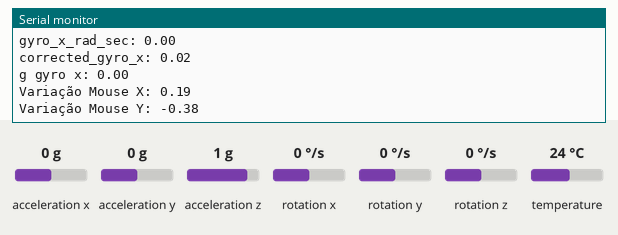
Simulated run of this sketch. Board: ESP32. Shown: the last lines printed to the serial monitor. The inputs (shaded band) are chosen by the test bench; at power-on: acceleration x 0 g, acceleration y 0 g, acceleration z 1 g, rotation x 0 °/s, rotation y 0 °/s, rotation z 0 °/s, temperature 24 °C. USB keyboard and mouse output is not drawn.

Above: at 1.2 s.
1.3 s: acceleration x set to -1.4 g
At 2.4 s:
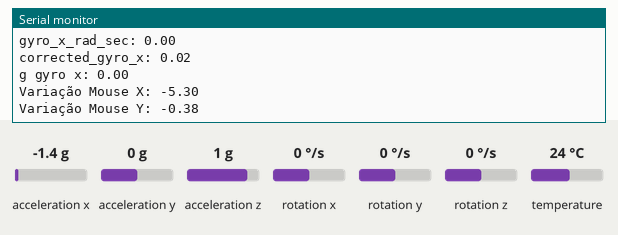
2.8 s: acceleration y set to -1.4 g
At 3.9 s:
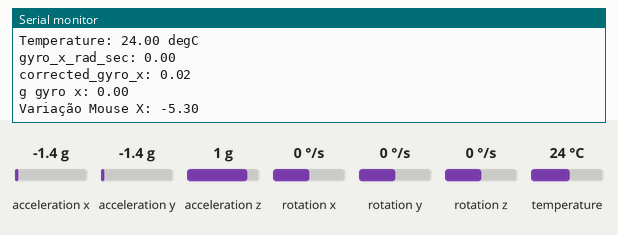
4.3 s: acceleration z set to -1.4 g
At 5.4 s:
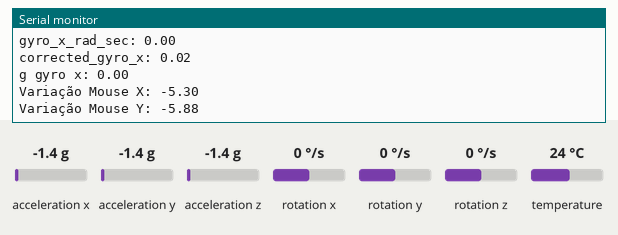
5.8 s: rotation x set to -192 °/s
At 6.9 s:
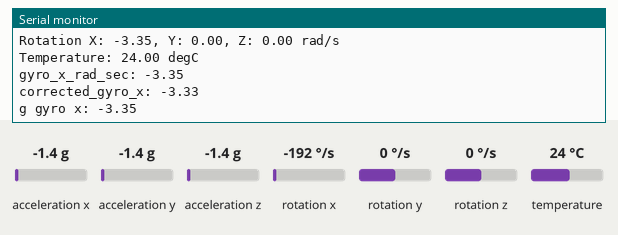
7.3 s: rotation y set to -192 °/s
At 8.3 s:
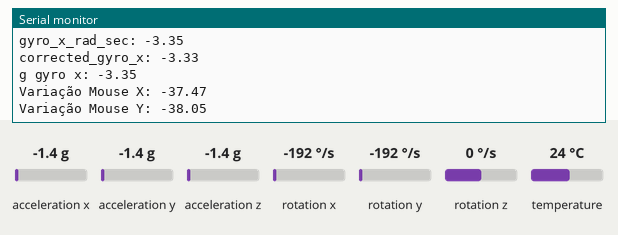
Timing chart, 0 to 8.5 s (numbered marks = the images above; inputs shaded):
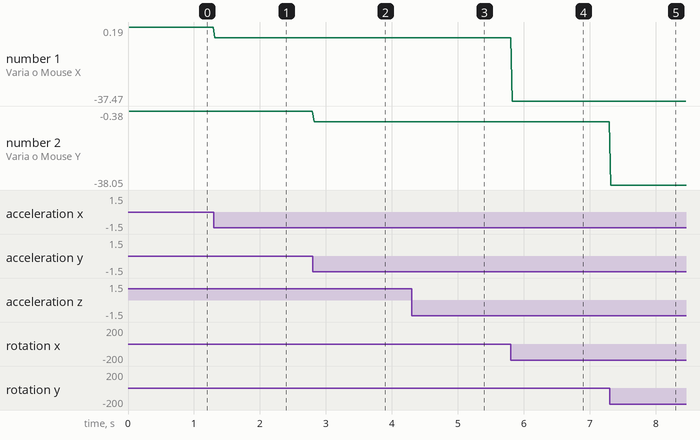

Measured:
- after the input at 1.3 s, the serial monitor: prints a new line at once (image 1)
- after the input at 2.8 s, the serial monitor: prints a new line at once (image 2)
- after the input at 4.3 s, the serial monitor: prints a new line at once (image 3)
- after the input at 5.8 s, the serial monitor: prints a new line at once (image 4)
- after the input at 7.3 s, the serial monitor: prints a new line at once (image 5)
- plotted number 1: 0.19 → -5.3 after the input at 1.3 s, -5.3 → -37.47 after the input at 5.8 s
- plotted number 2: -0.38 → -5.88 after the input at 2.8 s, -5.88 → -38.05 after the input at 7.3 s

The sketch:

FW_SpeculaMuris.ino
```cpp
/* Mouse BLE */

#include <BleMouse.h>
BleMouse bleMouse;

/* Adafruit MPU6050 */

#include <Adafruit_MPU6050.h>
#include <Adafruit_Sensor.h>
Adafruit_MPU6050 mpu; //0x68

#define mpu_scl 22
#define mpu_sda 21
TwoWire I2Cone = TwoWire(1);

#include "heltec.h"

/* Mouse Hardware*/

#define LBUT 36
#define RBUT 37

/* Tratamento MPU p/ Mouse */

#define ELAPSED_TIME 0.01 // Usar no main a declaração: elapsedTime = (currentTime - previousTime) / 1000;

#define GYRO_PERCENTAGE 0.96
#define ACC_PERCENTAGE (1-GYRO_PERCENTAGE)

#define MOUSE_SENSITIVITY 1000

typedef struct
{
    float previous_gyro_x;
    float previous_gyro_y;
} MPU_INPUT_CONVERTER;

MPU_INPUT_CONVERTER mpu_converter;

float get_mouse_variation(MPU_INPUT_CONVERTER*, float, float, float);

void startMPU(){

  /* MPU init */
  I2Cone.begin(mpu_sda, mpu_scl, 100000);
  mpu.begin(0x68, &I2Cone);

  if (!mpu.begin()) {
    Serial.println("Sensor init failed");
    while (1)
      yield();
  }
  Serial.println("Found a MPU-6050 sensor");

  mpu.setAccelerometerRange(MPU6050_RANGE_16_G);
  mpu.setGyroRange(MPU6050_RANGE_250_DEG);
  mpu.setFilterBandwidth(MPU6050_BAND_21_HZ);

  Serial.println("MPU cicle finish!");
}

void setup(void) {
  Serial.begin(115200);

  startMPU();

  pinMode(LBUT, INPUT);
  //digitalWrite(LBUT, HIGH);
  pinMode(RBUT, INPUT);
  //digitalWrite(RBUT, HIGH);

  bleMouse.begin();

  mpu_converter.previous_gyro_x = -0.02; // Inserir erro
  mpu_converter.previous_gyro_y = 0.04; // Inserir erro

  Serial.println("Setup finish!");
  Serial.println("MPU6050 OLED demo init");

}

void loop() {
  /* Get new sensor events with the readings */
  sensors_event_t a, g, temp;
  mpu.getEvent(&a, &g, &temp);

  /* Print out the values */
  Serial.print("Acceleration X: ");
  Serial.print(a.acceleration.x);
  Serial.print(", Y: ");
  Serial.print(a.acceleration.y);
  Serial.print(", Z: ");
  Serial.print(a.acceleration.z);
  Serial.println(" m/s^2");

  Serial.print("Rotation X: ");
  Serial.print(g.gyro.x);
  Serial.print(", Y: ");
  Serial.print(g.gyro.y);
  Serial.print(", Z: ");
  Serial.print(g.gyro.z);
  Serial.println(" rad/s");

  Serial.print("Temperature: ");
  Serial.print(temp.temperature);
  Serial.println(" degC");

  /* Print out the variations values */
  float mouse_var_x = get_mouse_variation_x(&mpu_converter, g.gyro.x, a.acceleration.x, ELAPSED_TIME);
  float mouse_var_y = get_mouse_variation_y(&mpu_converter, g.gyro.y, a.acceleration.y, ELAPSED_TIME);

  Serial.print("g gyro x: ");
  Serial.println(g.gyro.x);
  Serial.print("Variação Mouse X: ");
  Serial.println(mouse_var_x);
  Serial.print("Variação Mouse Y: ");
  Serial.println(mouse_var_y);
  Serial.println("");


  bleMouse.move(mouse_var_x,mouse_var_y);

  delay(ELAPSED_TIME*1000);
}

// Implementação funções auxiliares

float get_mouse_variation_x(MPU_INPUT_CONVERTER* mpu_converter, float gyro_x_rad_sec, float acc_x_rad_sec, float elapsed_time) {

  float corrected_gyro_x = gyro_x_rad_sec - mpu_converter->previous_gyro_x;

  Serial.print("gyro_x_rad_sec: ");
  Serial.println(gyro_x_rad_sec);
  Serial.print("corrected_gyro_x: ");
  Serial.println(corrected_gyro_x);

  float variation = (corrected_gyro_x * GYRO_PERCENTAGE * elapsed_time) + (acc_x_rad_sec * ACC_PERCENTAGE * elapsed_time);

  return variation * MOUSE_SENSITIVITY;
}

float get_mouse_variation_y(MPU_INPUT_CONVERTER* mpu_converter, float gyro_y_rad_sec, float acc_y_rad_sec, float elapsed_time) {

  float corrected_gyro_y =  gyro_y_rad_sec - mpu_converter->previous_gyro_y;


  float variation = (corrected_gyro_y * GYRO_PERCENTAGE * elapsed_time) + (acc_y_rad_sec * ACC_PERCENTAGE * elapsed_time);

  return variation * MOUSE_SENSITIVITY;
}
```
